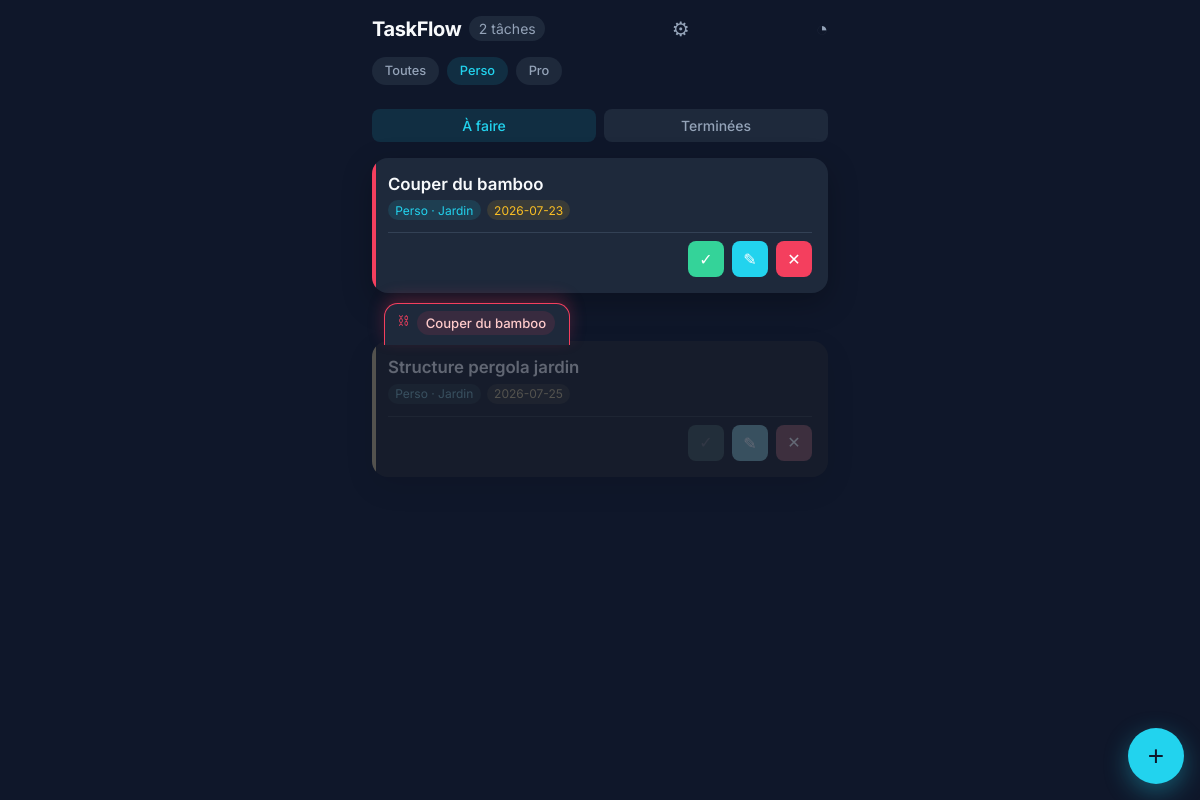
Page /?category=Perso on the committed database.
### tables this page shows
CREATE TABLE tasks (id INTEGER PRIMARY KEY AUTOINCREMENT, title TEXT NOT NULL, category TEXT NOT NULL, subcategory TEXT, priority INTEGER CHECK(priority BETWEEN 1 AND 3), due_at TEXT, done INTEGER DEFAULT 0, done_at TEXT, created_at TEXT DEFAULT CURRENT_TIMESTAMP);

### src/TaskRepository.php (called while the page is built, shortened)
<?php
final class TaskRepository
{
    private PDO $pdo;
    public function __construct(PDO $pdo)
    {
        $this->pdo = $pdo;
        $this->ensureSchema();
        $this->seedDefaults();
    }
    private function ensureSchema(): void
    {
        $this->pdo->exec('CREATE TABLE IF NOT EXISTS tasks (id INTEGER PRIMARY KEY AUTOINCREMENT, title TEXT NOT NULL, category TEXT NOT NULL, subcategory TEXT, priority INTEGER CHECK(priority BETWEEN 1 AND 3), due_at TEXT, done INTEGER DEFAULT 0, done_at TEXT, created_at TEXT DEFAULT CURRENT_TIMESTAMP)');
        $this->migrateCategoriesSchema();
        $this->pdo->exec('CREATE TABLE IF NOT EXISTS categories (name TEXT NOT NULL, subcategory TEXT NOT NULL DEFAULT \'\', PRIMARY KEY (name, subcategory))');
        $this->pdo->exec('CREATE TABLE IF NOT EXISTS task_dependencies (blocker_id INTEGER NOT NULL, blocked_id INTEGER NOT NULL, PRIMARY KEY (blocker_id, blocked_id), FOREIGN KEY (blocker_id) REFERENCES tasks(id) ON DELETE CASCADE, FOREIGN KEY (blocked_id) REFERENCES tasks(id) ON DELETE CASCADE)');
        try {
            $this->pdo->exec('ALTER TABLE tasks ADD COLUMN done_at TEXT');
        } catch (\PDOException $e) {
        }
    }
    private function migrateCategoriesSchema(): void
    {
        $info = $this->pdo->query("PRAGMA table_info('categories')")->fetchAll();
        $hasCompositePk = false;
        foreach ($info as $col) {
            if ($col['name'] === 'subcategory' && ($col['pk'] ?? 0) == 2) {
                $hasCompositePk = true;
                break;
            }
        }
        if ($hasCompositePk) {
            return;
        }
        $this->pdo->exec('ALTER TABLE categories RENAME TO categories_old');
        $this->pdo->exec('CREATE TABLE categories (name TEXT NOT NULL, subcategory TEXT NOT NULL DEFAULT \'\', PRIMARY KEY (name, subcategory))');
        $this->pdo->exec('DROP TABLE categories_old');
    }
    private function seedDefaults(): void
    {
        $default = [
            'Perso' => ['Courses', 'Santé', 'Famille'],
            'Pro' => ['Roland', 'CIVITAS', 'Appels'],
            'Dev' => ['TaskFlow', 'Matricothèque', 'LMLaP'],
            'Veille' => ['Météo', 'Veille-tech', 'Veille-concurrence'],
            'Foncier' => ['Carte', 'Dossiers', 'RDV'],
            'Projets' => ['Bougies', 'VINYLS', 'Fundisc'],
            'Administratif' => ['Impôt', 'Banque', 'Assurance'],
        ];
        $existing = $this->pdo->query('SELECT name, subcategory FROM categories')->fetchAll(PDO::FETCH_ASSOC);
        $map = [];
        foreach ($existing as $row) {
            $map[trim($row['name'])][] = $row['subcategory'];
        }
        foreach ($default as $cat => $subs) {
            foreach ($subs as $sub) {
                if (!isset($map[$cat]) || !in_array($sub, $map[$cat], true)) {
                    $this->insertCategory($cat, $sub);
                }
            }
        }
    }
    private function insertCategory(string $category, string $subcategory): void
    {
        $stmt = $this->pdo->prepare('INSERT OR IGNORE INTO categories (name, subcategory) VALUES (:name, :subcategory)');
        $stmt->execute([':name' => $category, ':subcategory' => $subcategory]);
    }
    public function categories(): array
    {
        $rows = $this->pdo->query('SELECT name, subcategory FROM categories ORDER BY name, subcategory')->fetchAll(PDO::FETCH_ASSOC);
        $out = [];
        foreach ($rows as $row) {
            $out[trim($row['name'])][] = $row['subcategory'];
        }
        return $out;
    }
    public function findIncomplete(?string $category = null): array
    {
        $sql = 'SELECT * FROM tasks WHERE done = 0';
        $params = [];
        if ($category) {
            $sql .= ' AND category = :category';
            $params[':category'] = $category;
        }
        $sql .= ' ORDER BY due_at IS NULL, (CASE WHEN due_at < DATE(\'now\') THEN 0 ELSE 1 END) ASC, due_at ASC, priority ASC';
        $stmt = $this->pdo->prepare($sql);
        $stmt->execute($params);
        return $stmt->fetchAll();
    }
    public function isOverdue(int $id): bool
    {
        $task = $this->find($id);
        return $task['due_at'] < date('Y-m-d');
    }
    public function find(int $id): ?array
    {
        $stmt = $this->pdo->prepare('SELECT * FROM tasks WHERE id = :id');
        $stmt->execute([':id' => $id]);
        $row = $stmt->fetch();
        return $row ?: null;
    }
    public function blockersFor(int $id): array
    {
        $stmt = $this->pdo->prepare('SELECT t.* FROM tasks t JOIN task_dependencies d ON d.blocker_id = t.id WHERE d.blocked_id = :id AND t.done = 0 ORDER BY t.due_at IS NULL, t.due_at ASC');
        $stmt->execute([':id' => $id]);
        return $stmt->fetchAll();
    }
}

### public/index.php (the view, shortened to what this page needs)
<?php
$dbPath = __DIR__ . '/taskflow.db';
if (!file_exists($dbPath)) {
    $dbPath = __DIR__ . '/taskflow.sqlite';
    if (!file_exists($dbPath)) {
        $dbPath = __DIR__ . '/../data/taskflow.db';
    }
}
$pdo = Database::get($dbPath);
$repo = new TaskRepository($pdo);
$categories = $repo->categories();
$view = $_GET['view'] ?? 'todo';
if ($view !== 'done') {
    $view = 'todo';
}
$filter = $_GET['category'] ?? null;
$tasks = $view === 'todo' ? $repo->findIncomplete($filter) : $repo->findDone();
$blockersMap = [];
if ($view === 'todo') {
    $ids = array_column($tasks, 'id');
    foreach ($ids as $tid) {
        $blockersMap[(int) $tid] = $repo->blockersFor((int) $tid);
    }
}
?>
<!DOCTYPE html>
<html lang="fr">
<head>
  <link rel="stylesheet" href="style.css">
</head>
<body>
  <div class="container">
    <header>
      <h1>TaskFlow</h1>
      <span class="count"><?= count($tasks) ?> tâche<?= count($tasks) > 1 ? 's' : '' ?></span>
      <a class="admin-link" href="admin.php" title="Gérer les catégories">⚙</a>
      <a class="admin-link" href="stats.php" title="Statistiques">◔</a>
    </header>
    <nav class="filters">
      <a href="." class="<?= $filter === null ? 'active' : '' ?>">Toutes</a>
      <?php foreach ($categories as $cat => $_): ?>
        <a href="?category=<?= urlencode($cat) ?><?= $view === 'done' ? '&view=done' : '' ?>" class="<?= $filter === $cat ? 'active' : '' ?>"><?= htmlspecialchars($cat) ?></a>
      <?php endforeach; ?>
    </nav>
    <div class="view-toggle">
      <a href="." class="<?= $view === 'todo' ? 'active' : '' ?>">À faire</a>
      <a href="?view=done" class="<?= $view === 'done' ? 'active' : '' ?>">Terminées</a>
    </div>
    <div class="stack">
      <?php foreach ($tasks as $task): ?>
        <?php $blockers = $blockersMap[(int) $task['id']] ?? []; ?>
        <div class="task-stack">
          <?php if (!empty($blockers)): ?>
            <div class="blocker-overlay">
              <div class="blocker-line">
                <span class="blocker-icon">⛓</span>
                <div class="blocker-body">
                  <?php foreach ($blockers as $b): ?>
                    <a class="blocker-chip" href="?action=edit&id=<?= (int) $b['id'] ?>"><?= htmlspecialchars($b['title']) ?></a>
                  <?php endforeach; ?>
                </div>
              </div>
            </div>
          <?php endif; ?>
        <article class="task-card priority-<?= (int) $task['priority'] ?> <?= $view === 'done' ? 'done' : '' ?> <?= !empty($blockers) ? 'blocked' : '' ?>">
          <div class="task-content">
            <h2><?= htmlspecialchars($task['title'], ENT_QUOTES, 'UTF-8') ?></h2>
            <div class="task-meta">
              <span class="chip"><?= htmlspecialchars($task['category']) ?><?= $task['subcategory'] ? ' · ' . htmlspecialchars($task['subcategory']) : '' ?></span>
              <?php if ($task['due_at']): ?><span class="chip due-chip"><?= htmlspecialchars($task['due_at']) ?></span><?php endif; ?>
              <?php if ($repo->isOverdue((int) $task['id'])): ?><span class="chip overdue-chip">En retard</span><?php endif; ?>
            </div>
          </div>
          <div class="task-actions">
            <?php if ($view === 'todo'): ?>
              <form method="post" class="action-form">
                <button type="submit" class="btn btn-success <?= !empty($blockers) ? 'btn-disabled' : '' ?>" title="Terminer" <?= !empty($blockers) ? 'disabled' : '' ?>>✓</button>
              </form>
              <a class="btn btn-primary" href="?action=edit&id=<?= (int) $task['id'] ?><?= $filter ? '&category=' . urlencode($filter) : '' ?>" title="Éditer">✎</a>
            <?php endif; ?>
            <form method="post" class="action-form" onsubmit="return confirm('Supprimer cette tâche ?');">
              <button type="submit" class="btn btn-danger" title="Supprimer">✕</button>
            </form>
          </div>
        </article>
        </div>
      <?php endforeach; ?>
    </div>
  </div>
  <?php if ($view === 'todo'): ?>
  <button class="add-btn" id="openModal">+</button>
  <?php endif; ?>
</body>
</html>

### rows in the picture
tasks: title "Couper du bamboo", category "Perso", subcategory "Jardin", due_at "2026-07-23"
tasks: title "Structure pergola jardin", category "Perso", subcategory "Jardin", due_at "2026-07-25"

### other values in the picture
count($tasks) "2"
$cat "Perso"
$cat "Pro"
